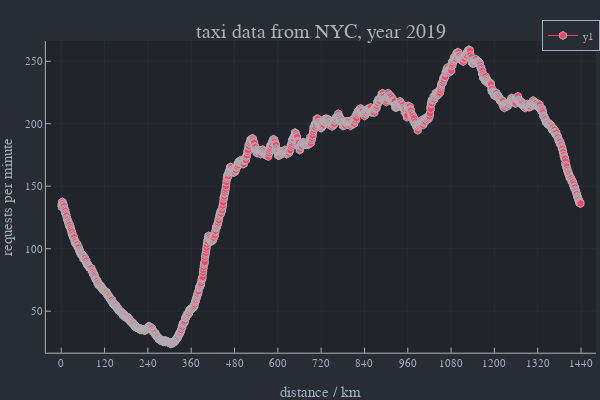

Write notebook code for a chart like this one.
### Markdown cell above
#### start times

### Code cell
plot(his[1],his[2]/365,marker=:hex,xlab="distance / km",ylab="requests per minute",title="taxi data from NYC, year 2019",xticks=0:120:1440)

### Figure 1 — Plotly figure (JSON) as saved in the notebook; plotly's stock layout.template omitted (floating-point values rounded to 4 significant figures; data arrays with more than 128 entries replaced by an {"elided": "..."} marker saying what was removed)
{"data": [{"colorbar": {"title": ""}, "legendgroup": "y1", "line": {"color": "rgba(254, 67, 101, 1.000)", "dash": "solid", "shape": "linear", "width": 1}, "marker": {"color": "rgba(254, 67, 101, 1.000)", "line": {"color": "rgba(173, 178, 183, 1.000)", "width": 1}, "size": 8, "symbol": "hexagon"}, "mode": "lines+markers", "name": "y1", "showlegend": true, "type": "scatter", "x": {"elided": "1439 float values"}, "xaxis": "x", "y": {"elided": "1439 float values"}, "yaxis": "y", "zmax": null, "zmin": null}], "layout": {"annotations": [{"font": {"color": "rgba(173, 178, 183, 1.000)", "family": "sans-serif", "size": 20}, "rotation": 0, "showarrow": false, "text": "taxi data from NYC, year 2019", "x": 0.535, "xanchor": "center", "xref": "paper", "y": 1, "yanchor": "top", "yref": "paper"}], "height": 400, "legend": {"bgcolor": "rgba(40, 44, 52, 1.000)", "bordercolor": "rgba(158, 177, 190, 1.000)", "borderwidth": 1, "font": {"color": "rgba(173, 178, 183, 1.000)", "family": "sans-serif", "size": 11}, "title": {"font": {"color": "rgba(173, 178, 183, 1.000)", "family": "sans-serif", "size": 15}, "text": ""}, "tracegroupgap": 0, "traceorder": "normal", "x": 1, "xanchor": "auto", "y": 1, "yanchor": "auto"}, "margin": {"b": 20, "l": 0, "r": 0, "t": 20}, "paper_bgcolor": "rgba(40, 44, 52, 1.000)", "plot_bgcolor": "rgba(33, 37, 43, 1.000)", "showlegend": true, "width": 600, "xaxis": {"anchor": "y", "domain": [0.07647, 0.9934], "gridcolor": "rgba(173, 178, 183, 0.100)", "gridwidth": 0.5, "linecolor": "rgba(173, 178, 183, 1.000)", "mirror": false, "range": [-42.64, 1482.0], "showgrid": true, "showline": true, "showticklabels": true, "tickangle": 0, "tickcolor": "rgb(173, 178, 183)", "tickfont": {"color": "rgba(158, 177, 190, 1.000)", "family": "sans-serif", "size": 11}, "tickmode": "array", "ticks": "inside", "ticktext": ["0", "120", "240", "360", "480", "600", "720", "840", "960", "1080", "1200", "1320", "1440"], "tickvals": [0, 120, 240, 360, 480, 600, 720, 840, 960, 1080, 1200, 1320, 1440], "title": "distance / km", "titlefont": {"color": "rgba(158, 177, 190, 1.000)", "family": "sans-serif", "size": 15}, "type": "-", "visible": true, "zeroline": false, "zerolinecolor": "rgba(173, 178, 183, 1.000)"}, "yaxis": {"anchor": "x", "domain": [0.07581, 0.9415], "gridcolor": "rgba(173, 178, 183, 0.100)", "gridwidth": 0.5, "linecolor": "rgba(173, 178, 183, 1.000)", "mirror": false, "range": [16.78, 266.2], "showgrid": true, "showline": true, "showticklabels": true, "tickangle": 0, "tickcolor": "rgb(173, 178, 183)", "tickfont": {"color": "rgba(158, 177, 190, 1.000)", "family": "sans-serif", "size": 11}, "tickmode": "array", "ticks": "inside", "ticktext": ["50", "100", "150", "200", "250"], "tickvals": [50, 100, 150, 200, 250], "title": "requests per minute", "titlefont": {"color": "rgba(158, 177, 190, 1.000)", "family": "sans-serif", "size": 15}, "type": "-", "visible": true, "zeroline": false, "zerolinecolor": "rgba(173, 178, 183, 1.000)"}}}
